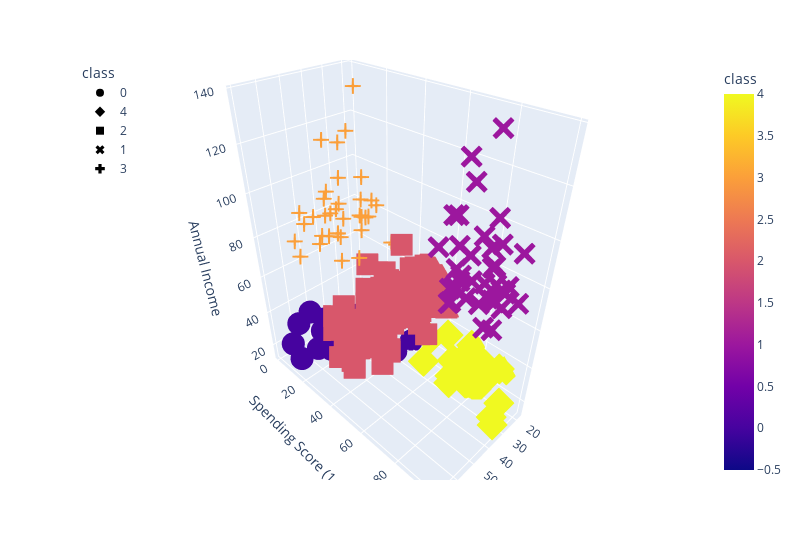

Source (notebook cell):
### Markdown cell above
# Use the fuctions

### Code cell
# five clusters
df = get_clusters(5,df_shopping)
plot_3D(df,"Age","Spending Score (1-100)","Annual Income","class","class",800)

### Figure 1 — Plotly figure (JSON) as saved in the notebook; plotly's stock layout.template omitted (floating-point values rounded to 4 significant figures)
{"data": [{"hovertemplate": "class=%{marker.color}<br>Age=%{x}<br>Spending Score (1-100)=%{y}<br>Annual Income=%{z}<extra></extra>", "legendgroup": "0", "marker": {"color": [0, 0, 0, 0, 0, 0, 0, 0, 0, 0, 0, 0, 0, 0, 0, 0, 0, 0, 0, 0, 0, 0, 0], "coloraxis": "coloraxis", "symbol": "circle"}, "mode": "markers", "name": "0", "scene": "scene", "showlegend": true, "type": "scatter3d", "x": [19, 20, 31, 35, 64, 67, 58, 37, 35, 52, 35, 46, 54, 45, 40, 60, 53, 49, 42, 36, 65, 48, 49], "y": [39, 6, 40, 6, 3, 14, 15, 13, 35, 29, 35, 5, 14, 32, 31, 4, 4, 14, 17, 26, 35, 36, 28], "z": [15, 16, 17, 18, 19, 19, 20, 20, 21, 23, 24, 25, 28, 28, 29, 30, 33, 33, 34, 37, 38, 39, 39]}, {"hovertemplate": "class=%{marker.color}<br>Age=%{x}<br>Spending Score (1-100)=%{y}<br>Annual Income=%{z}<extra></extra>", "legendgroup": "4", "marker": {"color": [4, 4, 4, 4, 4, 4, 4, 4, 4, 4, 4, 4, 4, 4, 4, 4, 4, 4, 4, 4, 4, 4, 4], "coloraxis": "coloraxis", "symbol": "diamond"}, "mode": "markers", "name": "4", "scene": "scene", "showlegend": true, "type": "scatter3d", "x": [21, 23, 22, 23, 30, 35, 24, 22, 20, 35, 25, 31, 29, 35, 23, 21, 18, 21, 30, 20, 24, 31, 24], "y": [81, 77, 76, 94, 72, 99, 77, 79, 66, 98, 73, 73, 82, 61, 87, 73, 92, 81, 73, 75, 92, 61, 65], "z": [15, 16, 17, 18, 19, 19, 20, 20, 21, 23, 24, 25, 28, 28, 29, 30, 33, 33, 34, 37, 38, 39, 39]}, {"hovertemplate": "class=%{marker.color}<br>Age=%{x}<br>Spending Score (1-100)=%{y}<br>Annual Income=%{z}<extra></extra>", "legendgroup": "2", "marker": {"color": [2, 2, 2, 2, 2, 2, 2, 2, 2, 2, 2, 2, 2, 2, 2, 2, 2, 2, 2, 2, 2, 2, 2, 2, 2, 2, 2, 2, 2, 2, 2, 2, 2, 2, 2, 2, 2, 2, 2, 2, 2, 2, 2, 2, 2, 2, 2, 2, 2, 2, 2, 2, 2, 2, 2, 2, 2, 2, 2, 2, 2, 2, 2, 2, 2, 2, 2, 2, 2, 2, 2, 2, 2, 2, 2, 2, 2, 2, 2], "coloraxis": "coloraxis", "symbol": "square"}, "mode": "markers", "name": "2", "scene": "scene", "showlegend": true, "type": "scatter3d", "x": [50, 27, 29, 31, 49, 33, 31, 59, 50, 47, 51, 69, 27, 53, 70, 19, 67, 54, 63, 18, 43, 68, 19, 32, 70, 47, 60, 60, 59, 26, 45, 40, 23, 49, 57, 38, 67, 46, 21, 48, 55, 22, 34, 50, 68, 18, 48, 40, 32, 24, 47, 27, 48, 20, 23, 49, 67, 26, 49, 21, 66, 54, 68, 66, 65, 19, 38, 19, 18, 19, 63, 49, 51, 50, 27, 38, 40, 43, 28], "y": [55, 47, 42, 42, 52, 60, 54, 60, 45, 41, 50, 46, 51, 46, 56, 55, 52, 59, 51, 59, 50, 48, 59, 47, 55, 42, 49, 56, 47, 54, 53, 48, 52, 42, 51, 55, 41, 44, 57, 46, 58, 55, 60, 46, 55, 41, 49, 40, 42, 52, 47, 50, 42, 49, 41, 48, 59, 55, 56, 42, 50, 46, 43, 48, 52, 54, 42, 46, 48, 50, 43, 59, 43, 57, 56, 40, 58, 35, 40], "z": [40, 40, 40, 40, 42, 42, 43, 43, 43, 43, 44, 44, 46, 46, 46, 46, 47, 47, 48, 48, 48, 48, 48, 48, 49, 49, 50, 50, 54, 54, 54, 54, 54, 54, 54, 54, 54, 54, 54, 54, 57, 57, 58, 58, 59, 59, 60, 60, 60, 60, 60, 60, 61, 61, 62, 62, 62, 62, 62, 62, 63, 63, 63, 63, 63, 63, 64, 64, 65, 65, 65, 65, 67, 67, 67, 67, 69, 71, 76]}, {"hovertemplate": "class=%{marker.color}<br>Age=%{x}<br>Spending Score (1-100)=%{y}<br>Annual Income=%{z}<extra></extra>", "legendgroup": "1", "marker": {"color": [1, 1, 1, 1, 1, 1, 1, 1, 1, 1, 1, 1, 1, 1, 1, 1, 1, 1, 1, 1, 1, 1, 1, 1, 1, 1, 1, 1, 1, 1, 1, 1, 1, 1, 1, 1, 1, 1, 1], "coloraxis": "coloraxis", "symbol": "x"}, "mode": "markers", "name": "1", "scene": "scene", "showlegend": true, "type": "scatter3d", "x": [39, 31, 40, 38, 39, 31, 29, 32, 35, 32, 32, 28, 32, 34, 39, 38, 27, 30, 30, 29, 31, 36, 33, 32, 28, 36, 30, 27, 35, 32, 29, 30, 28, 36, 32, 38, 35, 32, 30], "y": [91, 77, 95, 75, 75, 71, 88, 73, 72, 93, 87, 97, 74, 90, 88, 76, 89, 78, 73, 83, 93, 75, 95, 63, 75, 92, 86, 69, 90, 86, 88, 97, 68, 85, 69, 91, 79, 74, 83], "z": [69, 70, 71, 71, 71, 72, 73, 73, 74, 75, 76, 77, 77, 78, 78, 78, 78, 78, 78, 79, 81, 85, 86, 87, 87, 87, 88, 88, 93, 97, 98, 99, 101, 103, 103, 113, 120, 126, 137]}, {"hovertemplate": "class=%{marker.color}<br>Age=%{x}<br>Spending Score (1-100)=%{y}<br>Annual Income=%{z}<extra></extra>", "legendgroup": "3", "marker": {"color": [3, 3, 3, 3, 3, 3, 3, 3, 3, 3, 3, 3, 3, 3, 3, 3, 3, 3, 3, 3, 3, 3, 3, 3, 3, 3, 3, 3, 3, 3, 3, 3, 3, 3, 3, 3], "coloraxis": "coloraxis", "symbol": "cross"}, "mode": "markers", "name": "3", "scene": "scene", "showlegend": true, "type": "scatter3d", "x": [23, 59, 47, 25, 20, 44, 19, 57, 25, 48, 34, 43, 44, 47, 37, 34, 56, 19, 50, 42, 36, 40, 36, 52, 58, 59, 37, 46, 41, 54, 41, 34, 33, 47, 45, 32], "y": [29, 11, 9, 34, 5, 7, 10, 5, 12, 36, 22, 17, 20, 16, 1, 1, 35, 5, 26, 20, 27, 13, 10, 13, 15, 14, 32, 15, 39, 24, 17, 23, 8, 16, 28, 18], "z": [70, 71, 71, 72, 73, 73, 74, 75, 77, 77, 78, 78, 78, 78, 78, 78, 79, 81, 85, 86, 87, 87, 87, 88, 88, 93, 97, 98, 99, 101, 103, 103, 113, 120, 126, 137]}], "layout": {"coloraxis": {"colorbar": {"title": {"text": "class"}}, "colorscale": [[0, "#0d0887"], [0.1111, "#46039f"], [0.2222, "#7201a8"], [0.3333, "#9c179e"], [0.4444, "#bd3786"], [0.5556, "#d8576b"], [0.6667, "#ed7953"], [0.7778, "#fb9f3a"], [0.8889, "#fdca26"], [1, "#f0f921"]]}, "legend": {"title": {"text": "class"}, "tracegroupgap": 0, "x": 0, "y": 1}, "margin": {"t": 60}, "scene": {"domain": {"x": [0, 1], "y": [0, 1]}, "xaxis": {"title": {"text": "Age"}}, "yaxis": {"title": {"text": "Spending Score (1-100)"}}, "zaxis": {"title": {"text": "Annual Income"}}}, "width": 800}}
